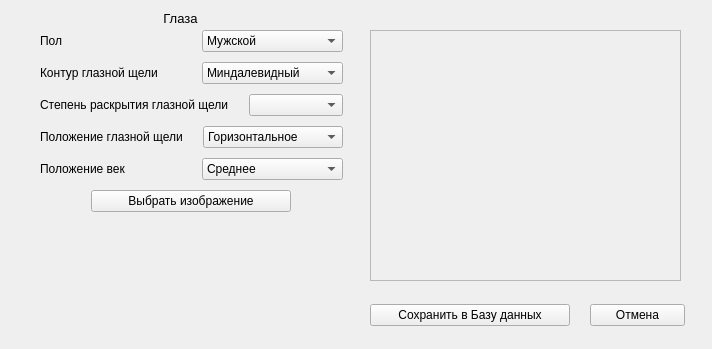
<?xml version="1.0" encoding="UTF-8"?>
<ui version="4.0">
 <class>Database</class>
 <widget class="QWidget" name="Database">
  <property name="geometry">
   <rect>
    <x>0</x>
    <y>0</y>
    <width>712</width>
    <height>349</height>
   </rect>
  </property>
  <property name="windowTitle">
   <string>Form</string>
  </property>
  <widget class="QFrame" name="image_preview">
   <property name="geometry">
    <rect>
     <x>370</x>
     <y>30</y>
     <width>311</width>
     <height>251</height>
    </rect>
   </property>
   <property name="frameShape">
    <enum>QFrame::StyledPanel</enum>
   </property>
   <property name="frameShadow">
    <enum>QFrame::Raised</enum>
   </property>
  </widget>
  <widget class="QWidget" name="layoutWidget">
   <property name="geometry">
    <rect>
     <x>40</x>
     <y>30</y>
     <width>303</width>
     <height>200</height>
    </rect>
   </property>
   <layout class="QVBoxLayout" name="select_properties_layout">
    <property name="spacing">
     <number>10</number>
    </property>
    <property name="sizeConstraint">
     <enum>QLayout::SetMinAndMaxSize</enum>
    </property>
    <item>
     <layout class="QHBoxLayout" name="property_row">
      <property name="spacing">
       <number>20</number>
      </property>
      <item>
       <widget class="QLabel" name="gender_label">
        <property name="text">
         <string>Пол</string>
        </property>
       </widget>
      </item>
      <item>
       <widget class="QComboBox" name="gender_combo">
        <property name="editable">
         <bool>false</bool>
        </property>
        <property name="currentText">
         <string>Мужской</string>
        </property>
        <item>
         <property name="text">
          <string>Мужской</string>
         </property>
        </item>
        <item>
         <property name="text">
          <string>Женский</string>
         </property>
        </item>
       </widget>
      </item>
     </layout>
    </item>
    <item>
     <layout class="QHBoxLayout" name="horizontalLayout_2">
      <property name="spacing">
       <number>20</number>
      </property>
      <item>
       <widget class="QLabel" name="gender_label_2">
        <property name="text">
         <string>Контур глазной щели</string>
        </property>
       </widget>
      </item>
      <item>
       <widget class="QComboBox" name="countour_eye">
        <property name="editable">
         <bool>false</bool>
        </property>
        <property name="currentText">
         <string>Миндалевидный</string>
        </property>
        <item>
         <property name="text">
          <string>Миндалевидный</string>
         </property>
        </item>
        <item>
         <property name="text">
          <string>Сегментоидный</string>
         </property>
        </item>
        <item>
         <property name="text">
          <string>Круглый</string>
         </property>
        </item>
       </widget>
      </item>
     </layout>
    </item>
    <item>
     <layout class="QHBoxLayout" name="horizontalLayout_3">
      <property name="spacing">
       <number>20</number>
      </property>
      <item>
       <widget class="QLabel" name="gender_label_3">
        <property name="text">
         <string>Степень раскрытия глазной щели</string>
        </property>
       </widget>
      </item>
      <item>
       <widget class="QComboBox" name="openin_eye_fissure">
        <property name="editable">
         <bool>false</bool>
        </property>
        <property name="currentText">
         <string/>
        </property>
       </widget>
      </item>
     </layout>
    </item>
    <item>
     <layout class="QHBoxLayout" name="horizontalLayout_4">
      <property name="spacing">
       <number>20</number>
      </property>
      <item>
       <widget class="QLabel" name="gender_label_4">
        <property name="text">
         <string>Положение глазной щели</string>
        </property>
       </widget>
      </item>
      <item>
       <widget class="QComboBox" name="comboBox_4">
        <property name="editable">
         <bool>false</bool>
        </property>
        <property name="currentText">
         <string>Горизонтальное</string>
        </property>
        <item>
         <property name="text">
          <string>Горизонтальное</string>
         </property>
        </item>
        <item>
         <property name="text">
          <string>Косовнутреннее</string>
         </property>
        </item>
        <item>
         <property name="text">
          <string>Косонаружное</string>
         </property>
        </item>
       </widget>
      </item>
     </layout>
    </item>
    <item>
     <layout class="QHBoxLayout" name="horizontalLayout_5">
      <property name="spacing">
       <number>20</number>
      </property>
      <item>
       <widget class="QLabel" name="gender_label_5">
        <property name="text">
         <string>Положение век</string>
        </property>
       </widget>
      </item>
      <item>
       <widget class="QComboBox" name="comboBox_5">
        <property name="editable">
         <bool>false</bool>
        </property>
        <property name="currentText">
         <string>Среднее</string>
        </property>
        <item>
         <property name="text">
          <string>Среднее</string>
         </property>
        </item>
        <item>
         <property name="text">
          <string>1</string>
         </property>
        </item>
        <item>
         <property name="text">
          <string>2</string>
         </property>
        </item>
       </widget>
      </item>
     </layout>
    </item>
    <item alignment="Qt::AlignHCenter">
     <widget class="QPushButton" name="select_image_button">
      <property name="minimumSize">
       <size>
        <width>200</width>
        <height>0</height>
       </size>
      </property>
      <property name="text">
       <string>Выбрать изображение</string>
      </property>
      <property name="checkable">
       <bool>false</bool>
      </property>
      <property name="flat">
       <bool>false</bool>
      </property>
     </widget>
    </item>
   </layout>
  </widget>
  <widget class="QWidget" name="layoutWidget">
   <property name="geometry">
    <rect>
     <x>370</x>
     <y>300</y>
     <width>315</width>
     <height>30</height>
    </rect>
   </property>
   <layout class="QHBoxLayout" name="buttons_add_layout">
    <property name="spacing">
     <number>20</number>
    </property>
    <item>
     <widget class="QPushButton" name="save_button">
      <property name="minimumSize">
       <size>
        <width>200</width>
        <height>0</height>
       </size>
      </property>
      <property name="maximumSize">
       <size>
        <width>200</width>
        <height>16777215</height>
       </size>
      </property>
      <property name="text">
       <string>Сохранить в Базу данных</string>
      </property>
     </widget>
    </item>
    <item>
     <widget class="QPushButton" name="cancel_button">
      <property name="minimumSize">
       <size>
        <width>0</width>
        <height>0</height>
       </size>
      </property>
      <property name="maximumSize">
       <size>
        <width>16777215</width>
        <height>16777215</height>
       </size>
      </property>
      <property name="text">
       <string>Отмена</string>
      </property>
     </widget>
    </item>
   </layout>
  </widget>
  <widget class="QLabel" name="header_label">
   <property name="geometry">
    <rect>
     <x>30</x>
     <y>10</y>
     <width>301</width>
     <height>16</height>
    </rect>
   </property>
   <property name="font">
    <font>
     <pointsize>10</pointsize>
    </font>
   </property>
   <property name="text">
    <string>Глаза</string>
   </property>
   <property name="alignment">
    <set>Qt::AlignCenter</set>
   </property>
  </widget>
 </widget>
 <resources/>
 <connections/>
</ui>
